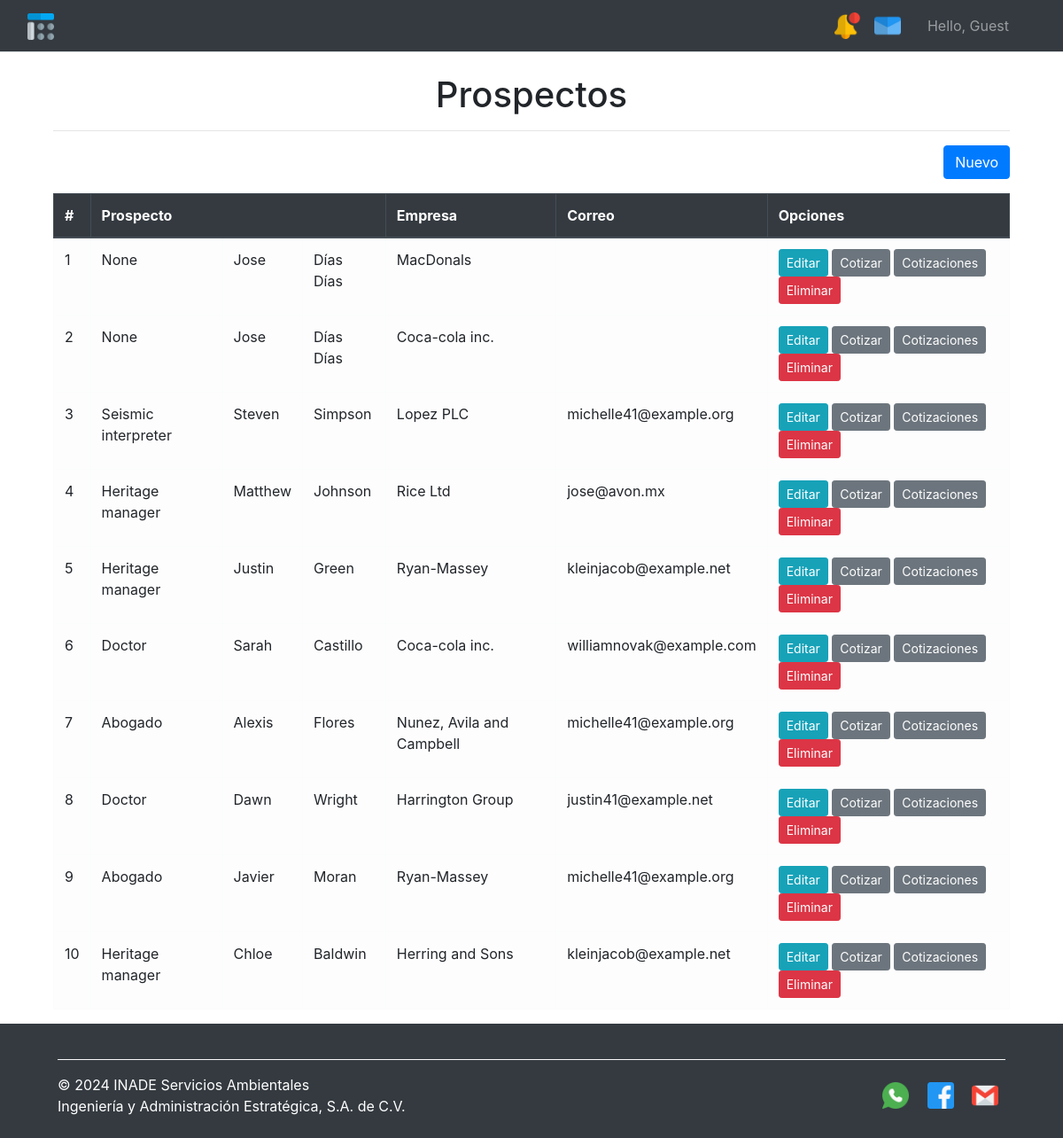
The page /prospectos/ on the database its author committed.
### accounts/models.py (models this page shows, shortened)
class Prospecto(models.Model):
    persona = models.OneToOneField(Persona, on_delete=models.CASCADE, related_name='prospecto')

class Persona(models.Model):
    id = models.AutoField(primary_key=True)
    nombre = models.CharField(max_length=50, null=False, blank=False)
    apellidos = models.CharField(max_length=100, null=False, blank=False)
    titulo = models.ForeignKey(Titulo, on_delete=models.SET_NULL, null=True, blank=True)  # null=True
    informacion_contacto = models.ForeignKey(InformacionContacto, on_delete=models.SET_NULL, null=True, blank=True)  # null=True
    empresa = models.ForeignKey(Empresa, on_delete=models.CASCADE)

class Empresa(models.Model):
    id = models.AutoField(primary_key=True)
    nombre_empresa = models.CharField(max_length=100, null=False, blank=False)
    rfc = models.CharField(max_length=50, null=False, blank=True)
    direccion = models.OneToOneField(Direccion, on_delete=models.CASCADE, null=True, blank=True)
    tipo_moneda = [
        ('mxn', 'MXN - Moneda Nacional Mexicana'),
        ('usd', 'USD - Dolar Estadunidense')
    ]
    moneda = models.CharField(max_length=10, choices=tipo_moneda, blank=True, null=True)
    condiciones_pago = models.CharField(max_length=200, null=False, blank=True, default='15')

class Titulo(models.Model):
    id = models.AutoField(primary_key=True)
    titulo = models.CharField(max_length=50, null=False, blank=False)
    abreviatura = models.CharField(max_length=10, null=False, blank=False)
    def __str__(self):
        return self.titulo

class InformacionContacto(models.Model):
    id = models.AutoField(primary_key=True)
    correo_electronico = models.EmailField(null=False, blank=False)
    telefono = models.CharField(max_length=120, blank=True)  # Agregando blank=True
    celular = models.CharField(max_length=20, blank=True)  # Agregando blank=True
    fax = models.CharField(max_length=20, blank=True)  # Agregando blank=True

### accounts/vistas/views_prospectos.py (the view)
# urls.py: path('prospectos/',views_prospectos.prospecto_list, name='prospecto_list'),
def prospecto_list(request):
    prospectos = Prospecto.objects.all()
    return render(request, "accounts/prospectos/dashboard_admin_prospectos.html",{'prospectos': prospectos})

### accounts/templates/accounts/prospectos/dashboard_admin_prospectos.html (shortened to what this page needs)
{% extends 'accounts/base_dashboard.html' %}
{% load static %}
{% block content %}
<div class="container mt-4">
    <div class="row">
        <div class="col">
            <h1 class="text-center">Prospectos</h1>
            <hr />
        </div>
    </div>
    <div class="row mb-3">
        <div class="col text-right">
            <a href="{% url 'prospecto_new' %}" class="btn btn-primary">Nuevo</a>
        </div>
    </div>
    <div class="row">
        <div class="col" style="position: relative; z-index: 1;">
            <table class="table table-hover table-light table-bordered" >
                <thead class="thead-dark">
                    <tr>
                        <th>#</th>
                        <th colspan="3">Prospecto</th>
                        <th>Empresa</th>
                        <th>Correo</th>
                        <th colspan="4">Opciones</th>
                    </tr>
                </thead>
                <tbody>
                    {% for p in prospectos %}
                    <tr>
                        <td>{{ forloop.counter }}</td>
                        <td>{{ p.persona.titulo }}</td>
                        <td>{{ p.persona.nombre }}</td>
                        <td>{{ p.persona.apellidos }}</td>
                        <td>{{ p.persona.empresa.nombre_empresa }}</td>
                        <td>{{ p.persona.informacion_contacto.correo_electronico }}</td>
                        <td>
                            <a href="{% url 'prospecto_edit' p.id %}" class="btn btn-info btn-sm">Editar</a>
                            <button class="btn btn-secondary btn-sm">Cotizar</button>
                            <button class="btn btn-secondary btn-sm">Cotizaciones</button>
                            <a href="{% url 'prospecto_delete' p.id %}" class="btn btn-danger btn-sm">Eliminar</a>
                        </td>
                    </tr>
                    {% endfor %}
                </tbody>
            </table>
        </div>
    </div>
</div>
{% endblock %}

### accounts/static/css/estilosdashboard.css (style rules this page uses)
html, body { height: 100%; margin: 0; }

### rows shown on the page
Prospecto: persona.titulo "None", persona.nombre "Jose", persona.apellidos "Días Días", persona.empresa.nombre_empresa "MacDonals"
Prospecto: persona.titulo "None", persona.nombre "Jose", persona.apellidos "Días Días", persona.empresa.nombre_empresa "Coca-cola inc."
Prospecto: persona.titulo "Seismic interpreter", persona.nombre "Steven", persona.apellidos "Simpson", persona.empresa.nombre_empresa "Lopez PLC", persona.informacion_contacto.correo_electronico "michelle41@example.org"
Prospecto: persona.titulo "Heritage manager", persona.nombre "Matthew", persona.apellidos "Johnson", persona.empresa.nombre_empresa "Rice Ltd", persona.informacion_contacto.correo_electronico "jose@avon.mx"
Prospecto: persona.titulo "Heritage manager", persona.nombre "Justin", persona.apellidos "Green", persona.empresa.nombre_empresa "Ryan-Massey", persona.informacion_contacto.correo_electronico "kleinjacob@example.net"
Prospecto: persona.titulo "Doctor", persona.nombre "Sarah", persona.apellidos "Castillo", persona.empresa.nombre_empresa "Coca-cola inc.", persona.informacion_contacto.correo_electronico "williamnovak@example.com"
Prospecto: persona.titulo "Abogado", persona.nombre "Alexis", persona.apellidos "Flores", persona.empresa.nombre_empresa "Nunez, Avila and Campbell", persona.informacion_contacto.correo_electronico "michelle41@example.org"
Prospecto: persona.titulo "Doctor", persona.nombre "Dawn", persona.apellidos "Wright", persona.empresa.nombre_empresa "Harrington Group", persona.informacion_contacto.correo_electronico "justin41@example.net"
Prospecto: persona.titulo "Abogado", persona.nombre "Javier", persona.apellidos "Moran", persona.empresa.nombre_empresa "Ryan-Massey", persona.informacion_contacto.correo_electronico "michelle41@example.org"
Prospecto: persona.titulo "Heritage manager", persona.nombre "Chloe", persona.apellidos "Baldwin", persona.empresa.nombre_empresa "Herring and Sons", persona.informacion_contacto.correo_electronico "kleinjacob@example.net"

### other values the page prints
{{ user.username|default:'Guest' }} "Guest"
